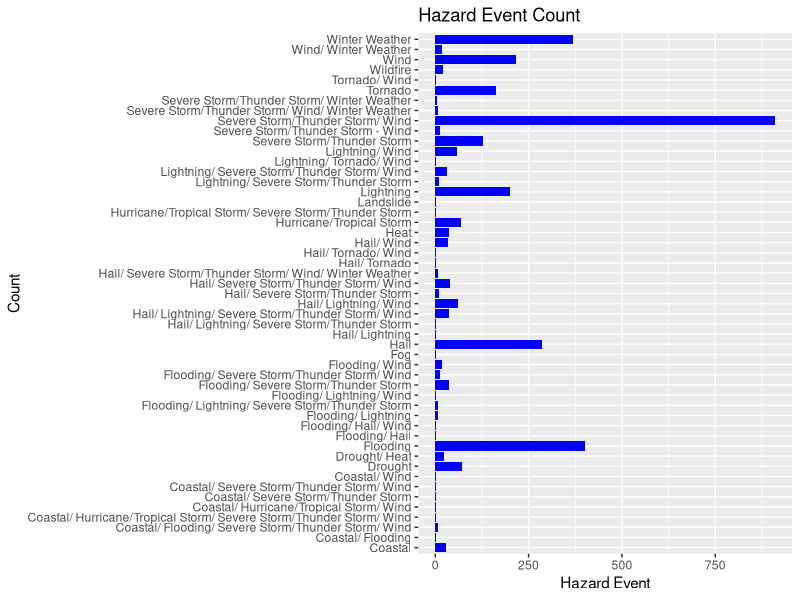

Reproduce this figure in R. (Note: this script raises an error after producing the figure.)
library(readxl)
library(ggplot2)
library(gridExtra)
library(dplyr)
# install.packages("dplyr")


# ECO DEM DATA
# Legend	
# Inflation	Average annual rate for the year
# Government overnight bank lending rate	Average annual rate for the year
# 1-yr risk free rate	Average annual rate for the year
# 10-yr risk free rate	Average annual rate for the year


# Research EMISSION

# Hazard data
# Legend	
# Region	Region where the hazard event occurred
# Hazard Event	The type of the hazard event
# Quarter	The quarter of the hazard event's occurence
# Year	The year of the hazard event's occurence
# Duration	Length of the hazard event expressed in number of days
# Fatalities	Count of people killed due to the hazard event
# Injuries	Count of people injured due to the hazard event
# Property Damage	Property damage in Ꝕ in the region as a result of the hazard event


hazard_data <- read_excel("data/2023-student-research-hazard-event-data.xlsx")

# Data visualisation:

# Create bar chart of Hazard Events by region
ggplot(data.frame(Hazard_Event = names(table(hazard_data$`Hazard Event`)), 
                    Count = as.vector(table(hazard_data$`Hazard Event`))), 
       aes(x = Count, y = Hazard_Event)) +
  geom_bar(stat = "identity", fill = "blue") +
  labs(title = "Hazard Event Count", x = "Hazard Event", y = "Count")

# Code for filtering by region:
hazard_filter <- hazard_data %>% 
  filter(Region == 1)

ggplot(data.frame(Hazard_Event = names(table(hazard_filter_1$`Hazard Event`)), 
                  Count = as.vector(table(hazard_filter_1$`Hazard Event`))), 
       aes(x = Count, y = Hazard_Event)) +
  geom_bar(stat = "identity", fill = "blue") +
  labs(title = "Hazard Event Count", x = "Hazard Event", y = "Count")


# Fatality and injury over time chart:
ggplot(hazard_data, aes(x = Year, group = 1)) +
  geom_line(aes(y = Fatalities, color = "Fatalities"), size = 1) +
  geom_line(aes(y = Injuries, color = "Injuries"), size = 1) +
  scale_color_manual(name = "Legend", values = c("Fatalities" = "red", "Injuries" = "blue")) +
  labs(title = "Fatalities and Injuries over Time", x = "Year", y = "Number of People") +
  theme_bw() + coord_flip()


# Fatilies and injuries by hazard event
ggplot(hazard_data, aes(x = `Hazard Event`)) +
  geom_bar(aes(y = hazard_data$`Hazard Event`), position = "stack", stat = "identity") +
  labs(title = "Fatalities and Injuries by Hazard Event", x = "Hazard Event", y = "Number of People") +
  theme_bw() + coord_flip()

# Fatalities and property damage
f_p_filtered_data <- hazard_data %>%
  filter(`Property Damage` < 2000000000)

ggplot(f_p_filtered_data, aes(x = Fatalities, y = `Property Damage`/1000000)) +
  geom_point(color = "blue") +
  labs(title = "Fatalities and Property Damage", x = "Number of Fatalities", y = "Property Damage (x1000000)") +
  theme_bw()

# Heatmap of Fatalities and Injuries by Region
# calculate the total number of Fatalities and Injuries by Region
fatalities_by_region <- aggregate(cbind(Fatalities, Injuries) ~ Region, hazard_data, sum)

# create a heatmap of Fatalities and Injuries by Region
ggplot(fatalities_by_region, aes(x = Region, y = "Fatalities and Injuries", fill = Fatalities + Injuries)) +
  geom_tile() +
  scale_fill_gradient(low = "white", high = "red") +
  labs(title = "Fatalities and Injuries by Region", x = "Region", y = "") +
  theme_bw()


